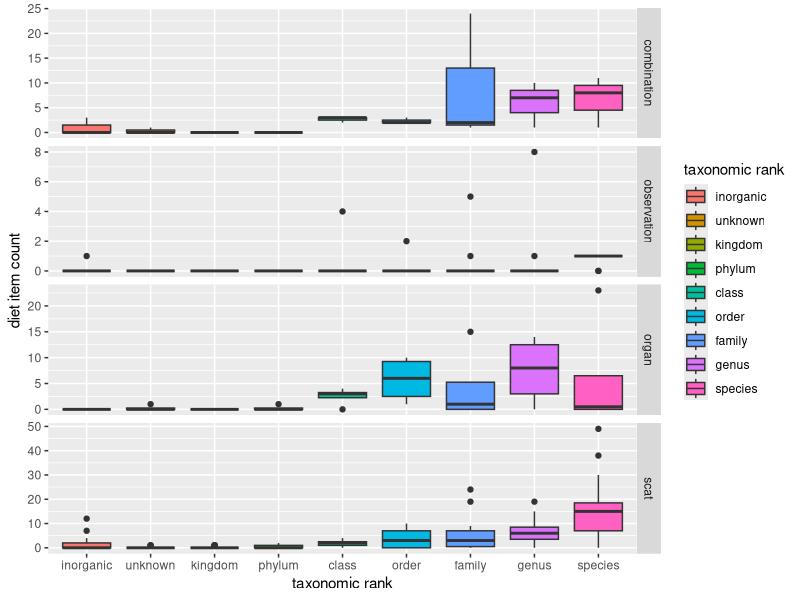
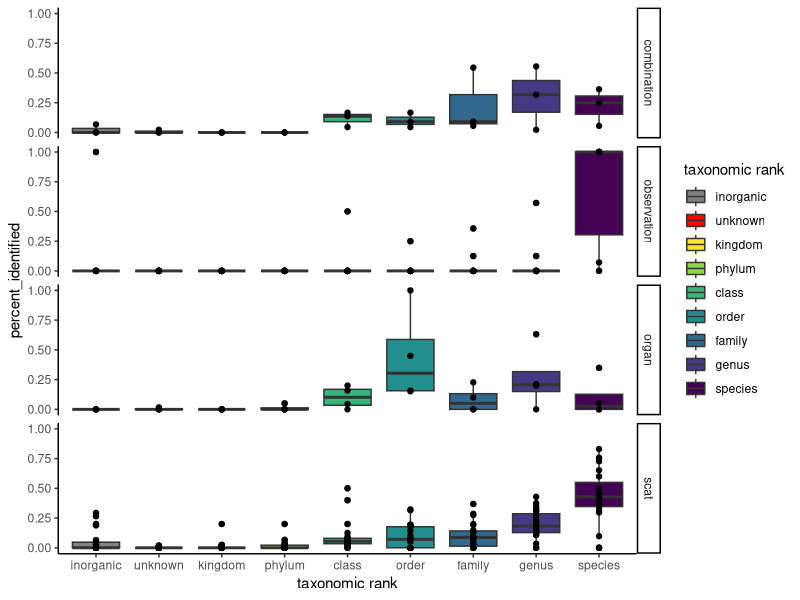
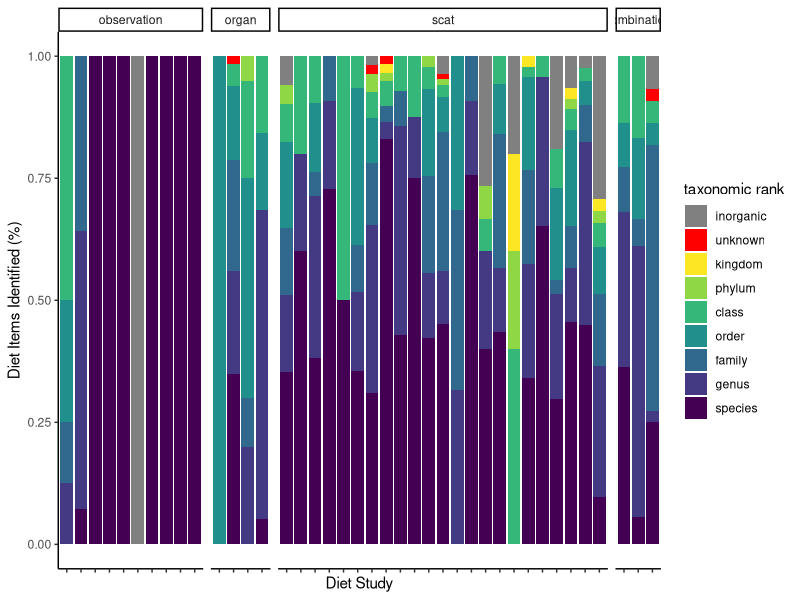

Source code (R) for these figures, in order:
# Specificity of Ringtail Diet Studies 

# load library
library(tidyverse)
library(viridis)

# load data 
prev_studies <- read.csv(file = "data/previous-diet-studies.csv", strip.white = TRUE)
int  <- read.csv(file = "data/study-diet-interactions.csv")

# create diet item count per study 
d_sum <- int %>% 
  group_by(source_id) %>% 
  summarise(n_diet_items = n())

# merge with diet sheet
prev_studies <- left_join(prev_studies, d_sum, by = "source_id")
# make source levels order by Pub Year 
prev_studies$source_id <- fct_reorder(prev_studies$source_id,prev_studies$PublicationYear)

# summarise studies 
# bump to next largest standard taxonomic rank (e.g., get rid of subs)
int$taxon_specificity <- ifelse(int$taxon_rank == "human-influenced", "inorganic", 
                                ifelse(int$taxon_rank == "subphylum", "phylum",
                                       ifelse(int$taxon_rank == "subclass", "class",
                                              ifelse(int$taxon_rank == "infraorder", "order",
                                                     ifelse(int$taxon_rank == "suborder", "order",
                                                     ifelse(int$taxon_rank == "subfamily", "family", 
                                                            ifelse(int$taxon_rank == "superclass", "species",
                                                                   ifelse(int$taxon_rank == "superfamily", "order",
                                                                          ifelse( int$taxon_rank == "superclass", "phylum",
                                                                                  ifelse(int$taxon_rank == "subspecies", "species",
                                                                                         ifelse(int$taxon_rank == "", "unknown",
                                                                                  int$taxon_rank)))))))))))

# assign as factor and reorder
int$taxon_specificity <- factor(int$taxon_specificity, levels = c("inorganic", "unknown", "kingdom", "phylum", "class", "order", "family", "genus", "species"))
# select columns of interest
study_spec <- dplyr::select(int, source_id, interaction_id, taxon_specificity)
study_spec$source_id <- factor(study_spec$source_id, levels = levels(prev_studies$source_id))

# transform to get count of diet items by taxon specificity 
study_spec_w <- study_spec %>% 
  pivot_wider(names_from = "taxon_specificity", 
              values_from = "interaction_id", 
              values_fn = list(interaction_id = length))
# fill nas with zero
study_spec_w[is.na(study_spec_w)] <- 0 

# bring in study level traits of interest
study_traits <- dplyr::select(prev_studies, source_id, method.2, n_diet_items)
study_spec_w <- left_join(study_spec_w, study_traits, by = "source_id")
study_spec_w <- study_spec_w[, c(1, 11, 12,2:10)]

study_spec_l <- study_spec_w %>% 
  pivot_longer(cols = 4:12,
               names_to = "taxonomic rank", 
               values_to = "diet item count")

# calculate study percentage 
study_spec_l$percent_identified <- study_spec_l$`diet item count`/ study_spec_l$n_diet_items

study_spec_l$`taxonomic rank` <- factor(study_spec_l$`taxonomic rank`, levels = c("inorganic", "unknown", "kingdom", "phylum", "class", "order", "family", "genus", "species"))

# plot a boxplot of diet item identification facetted by method 
ggplot(study_spec_l, aes(x = `taxonomic rank`, y = `diet item count`, group = `taxonomic rank`)) + 
  geom_boxplot(aes(fill=`taxonomic rank`)) + 
  facet_grid(method.2 ~ ., scales = "free")

# plot a boxplot of diet item percentage facetted by method 
ggplot(study_spec_l, aes(x = `taxonomic rank`, y = percent_identified , group = `taxonomic rank`)) + 
  geom_boxplot(aes(fill=`taxonomic rank`)) + 
  scale_fill_manual(values = c("#808080","#FF0000", rev(viridis(7)))) +
  geom_point(aes(x = `taxonomic rank`, y = percent_identified)) + 
  facet_grid(method.2 ~ .) + 
  theme_classic()  

# summarise to method type 
methods <- study_spec_l %>% 
  group_by(method.2, `taxonomic rank`) %>% 
  summarise(n_studies = n_distinct(source_id), 
            n_unique_items = sum(`diet item count`), 
            mean_percentage_ided = mean(percent_identified), 
            sd_percentage_ided = sd(percent_identified))

# plot bar plot 
ggplot(study_spec_l, aes(x = source_id, y = percent_identified, fill = `taxonomic rank`)) + 
  geom_bar(stat = "identity") + 
  scale_fill_manual(values = c("#808080","#FF0000", rev(viridis(7)))) + 
  ggforce::facet_row(.~factor(method.2, levels=c('observation','organ','scat','combination')), scales = "free_x", space = "free") +
  theme_classic() + 
  theme(axis.text.x = element_blank()) + 
  xlab("Diet Study") + ylab("Diet Items Identified (%)")
  




# summarise taxon specificty by study type 


